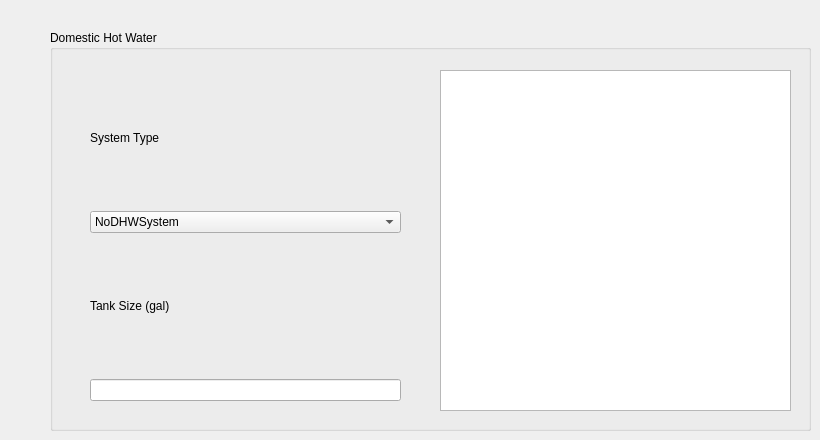
      <widget class="QWidget" name="tab_15">
       <attribute name="title">
        <string>Hot Water Equipment</string>
       </attribute>
       <widget class="QGroupBox" name="groupBox_15">
        <property name="geometry">
         <rect>
          <x>50</x>
          <y>30</y>
          <width>761</width>
          <height>401</height>
         </rect>
        </property>
        <property name="title">
         <string>Domestic Hot Water</string>
        </property>
        <widget class="QGraphicsView" name="ShowDHWSystemType">
         <property name="geometry">
          <rect>
           <x>390</x>
           <y>40</y>
           <width>351</width>
           <height>341</height>
          </rect>
         </property>
        </widget>
        <widget class="QWidget" name="layoutWidget">
         <property name="geometry">
          <rect>
           <x>40</x>
           <y>40</y>
           <width>311</width>
           <height>331</height>
          </rect>
         </property>
         <layout class="QVBoxLayout" name="verticalLayout_29" stretch="1,1,1,1">
          <item>
           <widget class="QLabel" name="label_31">
            <property name="text">
             <string>System Type</string>
            </property>
           </widget>
          </item>
          <item>
           <widget class="QComboBox" name="DHWSystemType">
            <item>
             <property name="text">
              <string>NoDHWSystem</string>
             </property>
            </item>
            <item>
             <property name="text">
              <string>Gas Boiler</string>
             </property>
            </item>
            <item>
             <property name="text">
              <string>Electric Heater</string>
             </property>
            </item>
           </widget>
          </item>
          <item>
           <widget class="QLabel" name="label_32">
            <property name="text">
             <string>Tank Size (gal)</string>
            </property>
           </widget>
          </item>
          <item>
           <widget class="QLineEdit" name="DHWTankVol"/>
          </item>
         </layout>
        </widget>
       </widget>
      </widget>
